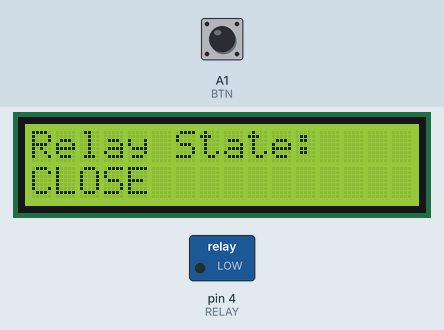
Simulated run of this sketch. Board: Arduino Uno, built with avr-gcc and run on an emulated ATmega328P. On the bench: 16×2 character LCD, switched loads named in the sketch (green lamp = pin HIGH). The inputs (shaded band) are chosen by the test bench; at power-on: A1 (BTN) HIGH.

Above: at 1.2 s.
1.3 s: A1 (BTN) pulled LOW for 0.15 s
At 2.5 s:
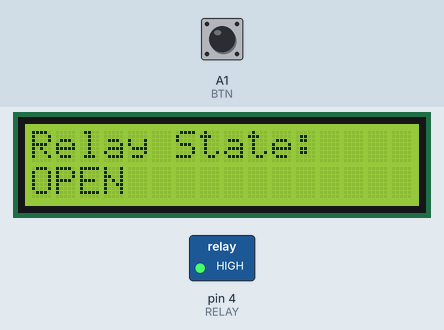
2.9 s: A1 (BTN) pulled LOW for 1 s
At 5.0 s:
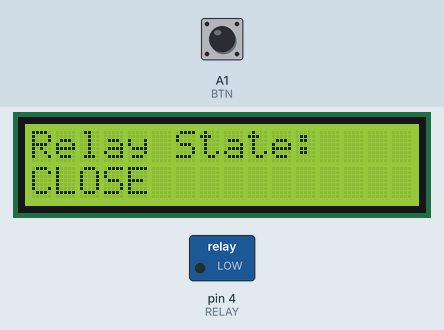
5.4 s: A1 (BTN) pulled LOW for 3.2 s
At 9.7 s:
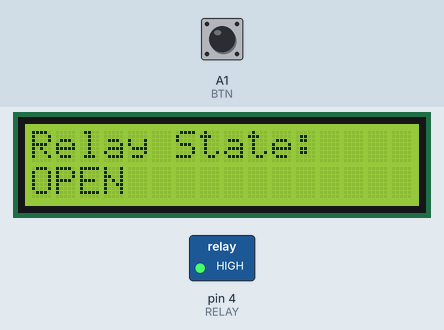
Timing chart, 0 to 11.2 s (numbered marks = the images above; inputs shaded):
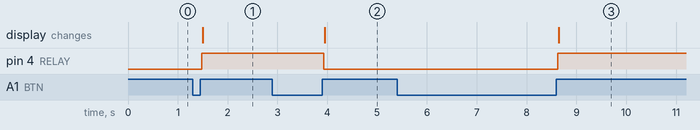

Measured:
- after the input at 1.3 s, pin 4 (RELAY): LOW → HIGH after 0.18 s; the display: changes after 0.20 s (image 1)
- after the input at 2.9 s, pin 4 (RELAY): HIGH → LOW after 1.0 s; the display: changes after 1.1 s (image 2)
- after the input at 5.4 s, pin 4 (RELAY): LOW → HIGH after 3.2 s; the display: changes after 3.2 s (image 3)

The sketch:

rely_button_lcd.ino
```cpp
//使用app 擴充板的s3

#include <Wire.h>
#include <LCD.h>
#include <LiquidCrystal_I2C.h>

//定義LCD pin
#define I2C_ADDR    0x27
#define BACKLIGHT_PIN  3
#define En_pin  2
#define Rw_pin  1
#define Rs_pin  0
#define D4_pin  4
#define D5_pin  5
#define D6_pin  6
#define D7_pin  7

//定義pin
#define BTN A1
#define RELAY 4

boolean btnState = false;
byte count = 0;
//建立LCD物件
LiquidCrystal_I2C  lcd(I2C_ADDR,En_pin,Rw_pin,Rs_pin,D4_pin,D5_pin,D6_pin,D7_pin);

void setup() {
 Serial.begin(9600);
 pinMode(BTN,INPUT_PULLUP);
 pinMode(RELAY,OUTPUT);
 //LCD初始化
 lcd.begin (16,2);
  lcd.setBacklightPin(BACKLIGHT_PIN,POSITIVE);
  lcd.backlight();  //Backlight ON if under program control
  displayLCD();
}

void loop() {
  // put your main code here, to run repeatedly:

  boolean isOnce = monitorSwitch();
  if(isOnce){
    controlRely();
    displayLCD();
  }

}

boolean monitorSwitch(){
  if(digitalRead(BTN) == btnState){
      delay(30);
      if(digitalRead(BTN) == btnState){
        btnState = !btnState;
         count++;
         if(count == 2){
          count = 0;
          return true;
         }

      }
  }
  return false;
}


void controlRely(){
  boolean lightState = !digitalRead(RELAY);
  digitalWrite(RELAY,lightState);
}

void displayLCD(){
  lcd.clear();
  lcd.setCursor(0,0); //Start at character 0 on line 0
  lcd.print("Relay State:");
  lcd.setCursor(0,1);

  if(digitalRead(RELAY)){
    lcd.print("OPEN");
  }else{
    lcd.print("CLOSE");
  }
}
```
